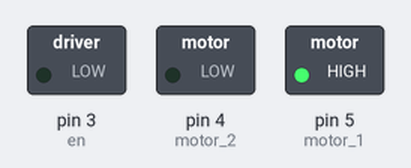
The sketch below on a simulated Arduino Uno, built with avr-gcc and run on an emulated ATmega328P. Shown: switched loads named in the sketch (green lamp = pin HIGH).

Above: at 0.06 s.
At 4.71 s:
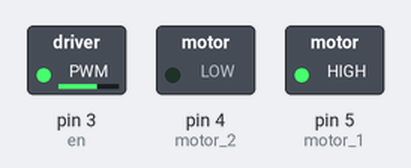
At 17.56 s:
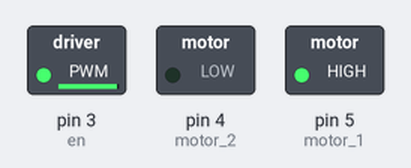
At 36.14 s:
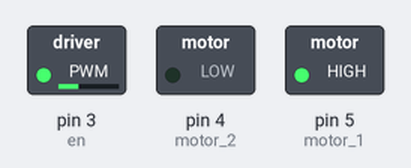
Timing chart, 0 to 40.0 s (numbered marks = the images above):
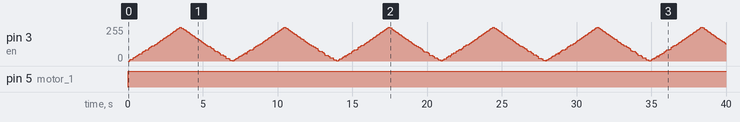

The sketch:

DC__.ino
```cpp
int motor_1 = 5;
int motor_2 = 4;
int en = 3;
int type = 1;
int a = 0;

void setup() {
  pinMode(motor_1, OUTPUT);
  pinMode(motor_2, OUTPUT);
  pinMode(en, OUTPUT);
}

void loop() {
  digitalWrite(motor_1, HIGH);
  digitalWrite(motor_2, LOW);
  digitalWrite(en, HIGH);
  if(a > 255)
  {
    type = 0;
  }
  else if(a < 0)
  {
    type = 1;
  }
  if(type)
  {
    a+=1;
  }
  else
  {
    a-=1;
  }
  for(int i = 0; i<256; i++)
  {
    if(i>a)
    {
      digitalWrite(en, LOW);
    }
    delayMicroseconds(50);
  }
}
```

Measured:
- by itself, pin 5 (motor_1): LOW → HIGH at 0.00 s
